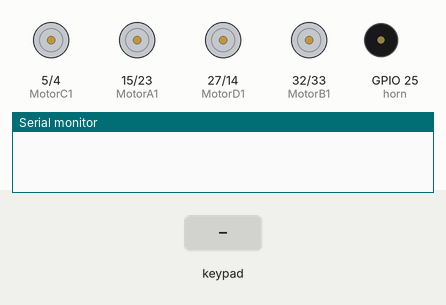
Recording of a sketch running on a simulated ESP32. Shown: motor-driver pin pairs drawn as motors (green arrow = first pin HIGH = forward, orange = second pin HIGH = backward, longer = more drive), buzzer (waves = sounding, pin HIGH), the last lines printed to the serial monitor. The inputs (shaded band) are chosen by the test bench.

Above: at 1.2 s.
1.3 s: key 'U' pressed
At 1.54 s:
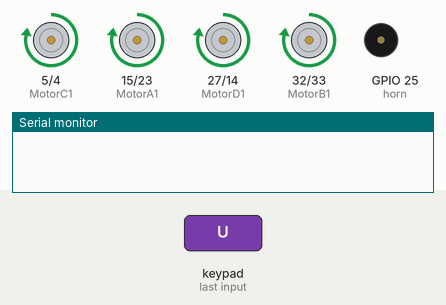
3.2 s: key 'X' pressed
At 3.35 s:
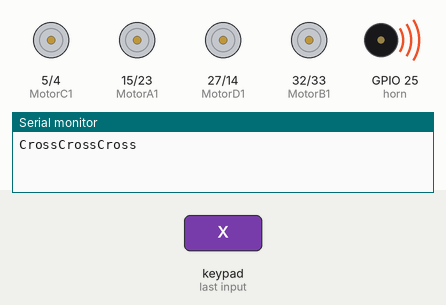
5.0 s: key 'D' pressed
At 5.24 s:
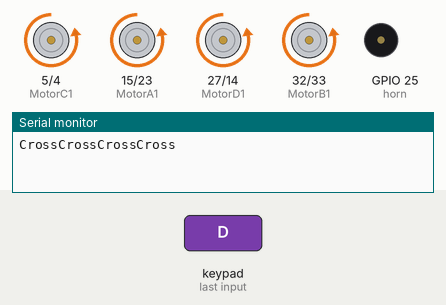
6.9 s: key 'L' pressed
At 7.14 s:
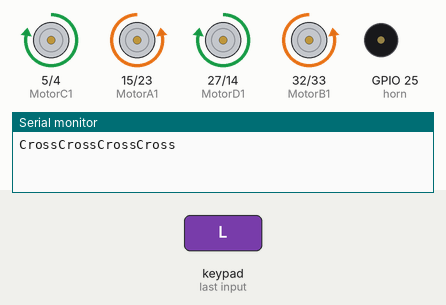
8.8 s: key 'R' pressed
At 9.04 s:
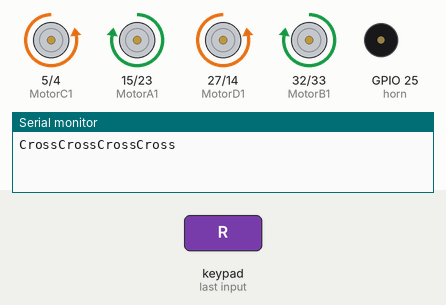
Timing chart, 0 to 11.7 s (numbered marks = the images above; inputs shaded):
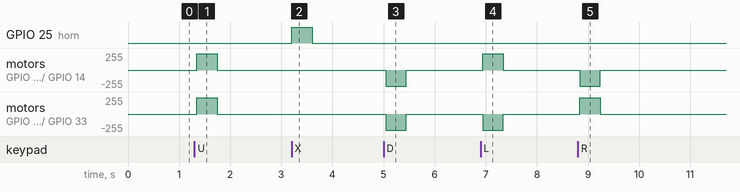

The sketch:

RoverBot.ino
```cpp
// """REX 8in1 Rover Bot"""
// ESP32 Kart Versiyonu 2.0.11 olmalıdır

#include <DabbleESP32.h>  // Dabble kütüphanesi ile Bluetooth üzerinden telefonla haberleşmeyi sağlar
#include <Arduino.h>

// Motor pinlerini tanımlıyoruz
#define MotorA1 15 // A motoru ileri
#define MotorA2 23 // A motoru geri

#define MotorB1 32 // B motoru ileri
#define MotorB2 33 // B motoru geri

#define MotorC1 5  // C motoru ileri
#define MotorC2 4  // C motoru geri

#define MotorD1 27 // D motoru ileri
#define MotorD2 14 // D motoru geri

// Buzzer pinini tanımlıyoruz
#define horn 25

void setup() {
  // Buzzer çıkışı ayarlanıyor
  pinMode(horn, OUTPUT);

  // Tüm motor pinleri çıkış olarak ayarlanıyor
  pinMode(MotorA1, OUTPUT);
  pinMode(MotorA2, OUTPUT);
  pinMode(MotorB1, OUTPUT);
  pinMode(MotorB2, OUTPUT);
  pinMode(MotorC1, OUTPUT);
  pinMode(MotorC2, OUTPUT);
  pinMode(MotorD1, OUTPUT);
  pinMode(MotorD2, OUTPUT);

  // Seri haberleşme başlatılıyor
  Serial.begin(115200);

  // Bluetooth cihaz adı tanımlanıyor
  Dabble.begin("REX_ROBOT");
}

void loop() {
  Dabble.processInput(); // Dabble üzerinden gelen veriler okunuyor
  stop(); // Her döngü başında motorlar durduruluyor (butona basılmadıysa hareket etmesin)

  // GamePad yön butonları ile robot yönlendirilir
  if (GamePad.isUpPressed()) {
    forward();  // İleri git
  }

  if (GamePad.isDownPressed()) {
    backward(); // Geri git
  }

  if (GamePad.isLeftPressed()) {
    left();     // Sola dön
  }

  if (GamePad.isRightPressed()) {
    right();    // Sağa dön
  }

  // Diğer GamePad butonlarına basıldığında sadece bilgi yazdırılır
  if (GamePad.isSquarePressed()) {
    Serial.print("Square");
  }

  if (GamePad.isCirclePressed()) {
    Serial.print("Circle");
  }

  if (GamePad.isCrossPressed()) {
    Serial.print("Cross");
    digitalWrite(horn, HIGH);  // Buzzer çal
    delay(100);
    digitalWrite(horn, LOW);   // Buzzer durdur
  }

  if (GamePad.isTrianglePressed()) {
    Serial.print("Triangle");
  }

  if (GamePad.isStartPressed()) {
    Serial.print("Start");
  }

  if (GamePad.isSelectPressed()) {
    Serial.print("Select");
  }
}

// İleri hareket fonksiyonu - tüm motorları ileri yönde döndürür
void forward() {
  digitalWrite(MotorA1, HIGH); digitalWrite(MotorA2, LOW);
  digitalWrite(MotorB1, HIGH); digitalWrite(MotorB2, LOW);
  digitalWrite(MotorC1, HIGH); digitalWrite(MotorC2, LOW);
  digitalWrite(MotorD1, HIGH); digitalWrite(MotorD2, LOW);
}

// Sağa dönüş fonksiyonu
void right() {
  digitalWrite(MotorA1, HIGH); digitalWrite(MotorA2, LOW);
  digitalWrite(MotorB1, HIGH); digitalWrite(MotorB2, LOW);
  digitalWrite(MotorC1, LOW);  digitalWrite(MotorC2, HIGH);
  digitalWrite(MotorD1, LOW);  digitalWrite(MotorD2, HIGH);
}

// Sola dönüş fonksiyonu
void left() {
  digitalWrite(MotorA1, LOW);  digitalWrite(MotorA2, HIGH);
  digitalWrite(MotorB1, LOW);  digitalWrite(MotorB2, HIGH);
  digitalWrite(MotorC1, HIGH); digitalWrite(MotorC2, LOW);
  digitalWrite(MotorD1, HIGH); digitalWrite(MotorD2, LOW);
}

// Tüm motorları durdurur
void stop() {
  digitalWrite(MotorA1, LOW); digitalWrite(MotorA2, LOW);
  digitalWrite(MotorB1, LOW); digitalWrite(MotorB2, LOW);
  digitalWrite(MotorC1, LOW); digitalWrite(MotorC2, LOW);
  digitalWrite(MotorD1, LOW); digitalWrite(MotorD2, LOW);
}

// Geri hareket fonksiyonu
void backward() {
  digitalWrite(MotorA1, LOW);  digitalWrite(MotorA2, HIGH);
  digitalWrite(MotorB1, LOW);  digitalWrite(MotorB2, HIGH);
  digitalWrite(MotorC1, LOW);  digitalWrite(MotorC2, HIGH);
  digitalWrite(MotorD1, LOW);  digitalWrite(MotorD2, HIGH);
}
```

Measured:
- after the input at 1.3 s, motor on GPIO 5 (MotorC1) / GPIO 4 (MotorC2), motor on GPIO 15 (MotorA1) / GPIO 23 (MotorA2), motor on GPIO 27 (MotorD1) / GPIO 14 (MotorD2), motor on GPIO 32 (MotorB1) / GPIO 33 (MotorB2): stopped → forward 245/255 at once, → stopped 0.40 s later
- after the input at 3.2 s, GPIO 25 (horn): LOW → HIGH at once, → LOW 0.40 s later
- after the input at 5.0 s, motor on GPIO 5 (MotorC1) / GPIO 4 (MotorC2), motor on GPIO 15 (MotorA1) / GPIO 23 (MotorA2), motor on GPIO 27 (MotorD1) / GPIO 14 (MotorD2), motor on GPIO 32 (MotorB1) / GPIO 33 (MotorB2): stopped → backward 245/255 at once, → stopped 0.40 s later
- after the input at 6.9 s, motor on GPIO 5 (MotorC1) / GPIO 4 (MotorC2), motor on GPIO 27 (MotorD1) / GPIO 14 (MotorD2): stopped → forward 245/255 at once, → stopped 0.40 s later; motor on GPIO 15 (MotorA1) / GPIO 23 (MotorA2), motor on GPIO 32 (MotorB1) / GPIO 33 (MotorB2): stopped → backward 245/255 at once, → stopped 0.40 s later
- after the input at 8.8 s, motor on GPIO 5 (MotorC1) / GPIO 4 (MotorC2), motor on GPIO 27 (MotorD1) / GPIO 14 (MotorD2): stopped → backward 245/255 at once, → stopped 0.40 s later; motor on GPIO 15 (MotorA1) / GPIO 23 (MotorA2), motor on GPIO 32 (MotorB1) / GPIO 33 (MotorB2): stopped → forward 245/255 at once, → stopped 0.40 s later
